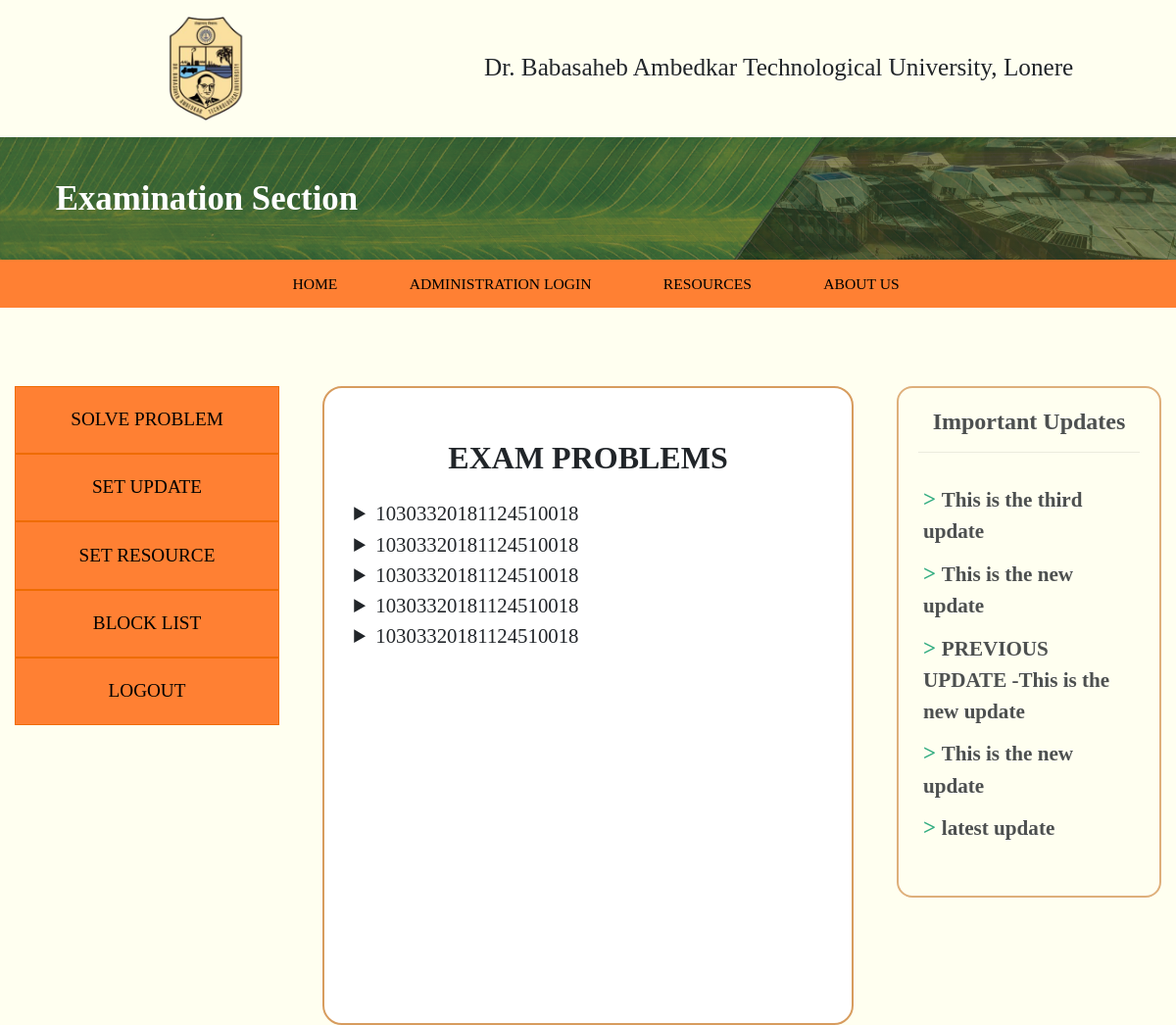
The app's page /exam_solve.php (signed in) with its own data.
### tables this page shows
CREATE TABLE `exams` (
  `id` int(9) NOT NULL,
  `name` varchar(30) DEFAULT NULL,
  `query` varchar(300) DEFAULT NULL,
  `description` varchar(500) DEFAULT NULL,
  `reply` varchar(500) DEFAULT NULL,
  `exam` varchar(100) DEFAULT NULL,
  `year` varchar(100) DEFAULT NULL
);

CREATE TABLE `setupdate` (
  `id` int(9) NOT NULL,
  `setupdate` varchar(500) DEFAULT NULL
);

### exam_solve.php (the view, shortened to what this page needs)
<?php include 'header.php'; ?>
<?php
$con=mysqli_connect("localhost","root");
mysqli_select_db($con,'exam_center');
$q="select * from exams ";
$result=mysqli_query($con,$q);
$num=mysqli_num_rows($result);
?>
<!DOCTYPE html>
<html lang="en">
<head>
</head>
<body>
    <div class="container-fluid">
        <div class="row">
            <?php include 'admin_leftcol.php'; ?>
            <div class="col-md-6">
                <div id="exam-problem">
                    <h2>Exam Problems</h2>
						<?php
						for($i=1;$i<=$num;$i++)
						{
						$row=mysqli_fetch_array($result);
						if(!isset($row['reply'])){
						?><div>
						<details>
							<summary><?php echo $row['name'];?></summary>
						</details>
						</div>
						<?php
						 }
						}
						?>
                </div>
            </div>
            <?php include 'important_updates.php'; ?>
        </div>
    </div>
    <?php include 'footer.php';?>

### important_updates.php (shortened to what this page needs)
<?php
$con = mysqli_connect("localhost","root");
mysqli_select_db($con,'exam_center');
$a       = "select * from setupdate";
$result3 = mysqli_query($con,$a);
$num3    = mysqli_num_rows($result3);
?>
<div class = "col-md-3">
<div class = "updates">
        <h4>Important Updates</h4>
        <hr>
        <ul>
        <?php
            for($i=1;$i<=$num3;$i++){
            $row = mysqli_fetch_array($result3);
        ?>
        <li><span id="imp_n"> > </span><span id="up_li"><?php echo $row['setupdate'];?></span></li>
        <?php
            }
        ?>
        </ul>
    </div>
</div>

### css/style.css (style rules this page uses)
* { padding: 0; margin: 0; font-family: Montserrat; font-size: 16px; }
body { background-color: #fffff0!important; }
#exam-problem { margin-top: 80px; padding: 30px; background: #ffffff; border: 2px solid #d79c5e; border-radius: 20px; width: 95%; margin-bottom: 50px; margin-left: auto; margin-right: auto; height: 100%; }
#exam-problem h2 { text-transform: uppercase; text-align: center; color: #212529; padding: 2px; margin: 20px 10px; font-weight: 550; }
details summary { font-size: 130%; font-family: serif; }
.updates { margin-top: 80px; border-radius: 1em; display: "block"; margin-left: auto; margin-right: auto; min-height: 500px; height: auto; padding: 20px; border: 2px solid #d79c5e; margin-bottom: 50px; opacity: 0.8; }
.updates ul { padding: 5px 5px 5px 5px; text-align: left; list-style: none; }
.updates h4 { text-align: center; font-weight: 600; }
.updates li { font-size: 110%; margin: 10px auto; }
#imp_n { font-size: 130%; font-weight: 600; color: rgb(0, 153, 102); box-shadow: 1px #ef6c00; }
#up_li { font-size: 120%; font-weight: 550; }

### records on screen
exams: name "10303320181124510018"
exams: name "10303320181124510018"
exams: name "10303320181124510018"
exams: name "10303320181124510018"
exams: name "10303320181124510018"
setupdate: setupdate "This is the third update"
setupdate: setupdate "This is the new update"
setupdate: setupdate "PREVIOUS UPDATE -This is the new update"
setupdate: setupdate "This is the new update"
setupdate: setupdate "latest update"
